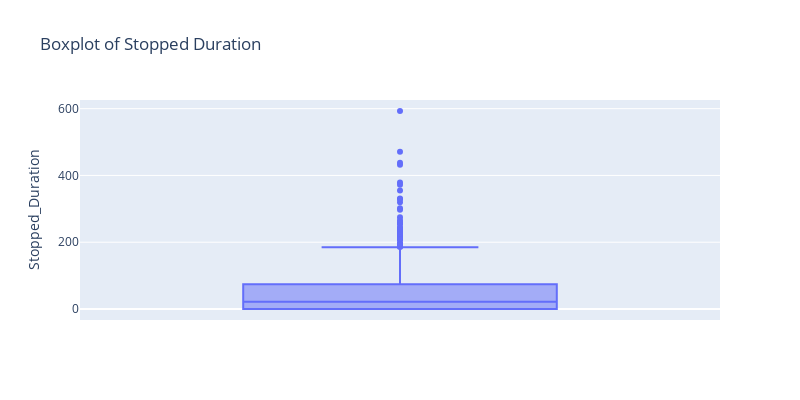

Source (notebook cell):
### Code cell
import plotly.express as px

fig = px.box(results_df, y='Stopped_Duration', title='Boxplot of Stopped Duration')
fig.update_layout(yaxis_title='Stopped_Duration', width=800, height=400)
fig.show()

### Figure 1 — Plotly figure (JSON) as saved in the notebook; plotly's stock layout.template omitted (floating-point values rounded to 4 significant figures; data arrays with more than 128 entries replaced by an {"elided": "..."} marker saying what was removed)
{"data": [{"alignmentgroup": "True", "hovertemplate": "Stopped_Duration=%{y}<extra></extra>", "legendgroup": "", "marker": {"color": "#636efa"}, "name": "", "notched": false, "offsetgroup": "", "orientation": "v", "showlegend": false, "type": "box", "x0": " ", "xaxis": "x", "y": {"elided": "928 int values"}, "y0": " ", "yaxis": "y"}], "layout": {"boxmode": "group", "height": 400, "legend": {"tracegroupgap": 0}, "title": {"text": "Boxplot of Stopped Duration"}, "width": 800, "xaxis": {"anchor": "y", "domain": [0, 1]}, "yaxis": {"anchor": "x", "domain": [0, 1], "title": {"text": "Stopped_Duration"}}}}
